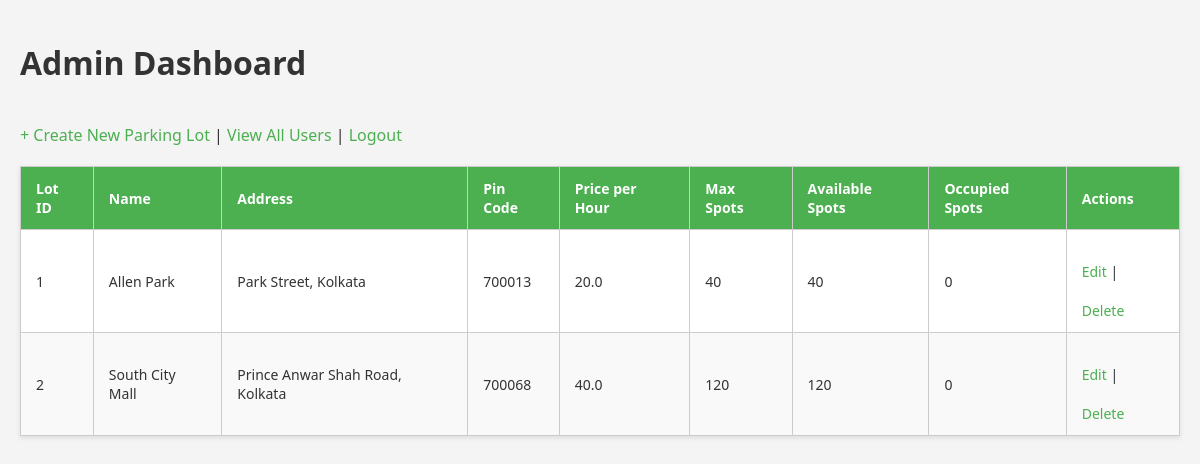
/admin/dashboard (signed in), run on the app's committed database.
### tables this page shows
CREATE TABLE Parking_lot (
    id INTEGER PRIMARY KEY AUTOINCREMENT,
    name TEXT NOT NULL,
    price_per_hour REAL NOT NULL,
    address TEXT,
    pin_code TEXT,
    max_spots INTEGER NOT NULL,
    created_at TIMESTAMP DEFAULT CURRENT_TIMESTAMP
);

### app.py (the view)
@app.route('/admin/dashboard')
def admin_dashboard():
    if session.get('role') != 'admin':
        return redirect('/login')
    conn = get_db_connection()
    lots = conn.execute('SELECT * FROM parking_lot').fetchall()
    spot_counts = {}
    for lot in lots:
        counts = conn.execute('''
            SELECT status, COUNT(*) as count FROM parking_spot
            WHERE lot_id = ?
            GROUP BY status
        ''', (lot['id'],)).fetchall()
        spot_counts[lot['id']] = {row['status']: row['count'] for row in counts}
    conn.close()
    return render_template('admin_dashboard.html', lots=lots, spot_counts=spot_counts)

### app.py (called while the page is built)
def get_db_connection():
    conn = sqlite3.connect('database/parking.db')
    conn.row_factory = sqlite3.Row
    return conn

### templates/admin_dashboard.html (shortened to what this page needs)
<!DOCTYPE html>
<html lang="en">
<head>
    <link rel="stylesheet" href="{{ url_for('static', filename='styles.css') }}" />
</head>
<body>
    <h1>Admin Dashboard</h1>
    <a href="{{ url_for('create_lot') }}">+ Create New Parking Lot</a> |
    <a href="{{ url_for('view_users') }}">View All Users</a> |
    <a href="{{ url_for('logout') }}">Logout</a>
    <table class="data-table">
        <thead>
            <tr>
                <th>Lot ID</th>
                <th>Name</th>
                <th>Address</th>
                <th>Pin Code</th>
                <th>Price per Hour</th>
                <th>Max Spots</th>
                <th>Available Spots</th>
                <th>Occupied Spots</th>
                <th>Actions</th>
            </tr>
        </thead>
        <tbody>
            {% for lot in lots %}
            <tr>
                <td>{{ lot['id'] }}</td>
                <td>{{ lot['name'] }}</td>
                <td>{{ lot['address'] }}</td>
                <td>{{ lot['pin_code'] }}</td>
                <td>{{ lot['price_per_hour'] }}</td>
                <td>{{ lot['max_spots'] }}</td>
                <td>{{ spot_counts[lot['id']].get('A', 0) }}</td>
                <td>{{ spot_counts[lot['id']].get('O', 0) }}</td>
                <td>
                    <a href="{{ url_for('edit_lot', lot_id=lot['id']) }}">Edit</a> |
                    <a href="{{ url_for('delete_lot', lot_id=lot['id']) }}" onclick="return confirm('Are you sure you want to delete this lot?')">Delete</a>
                </td>
            </tr>
            {% else %}
            <tr><td colspan="9">No parking lots found.</td></tr>
            {% endfor %}
        </tbody>
    </table>
</body>
</html>

### static/styles.css (style rules this page uses)
body { background-color: #f4f4f4; font-family: 'Segoe UI', Arial, sans-serif; margin: 0; padding: 20px; color: #333; }
h1, h2 { margin-bottom: 20px; color: #333; }
a { color: #4CAF50; text-decoration: none; margin-top: 20px; display: inline-block; }
table.data-table { width: 100%; border-collapse: collapse; margin-top: 20px; background: white; box-shadow: 0 2px 5px rgba(0,0,0,0.1); }
th, td { border: 1px solid #ccc; padding: 12px 15px; text-align: left; font-size: 14px; vertical-align: middle; }
th { background-color: #4CAF50; color: white; font-weight: 600; }
tbody tr:nth-child(even) { background-color: #f9f9f9; }

### data on the page
Parking_lot: id "1", name "Allen Park", address "Park Street, Kolkata", pin_code "700013", price_per_hour "20.0", max_spots "40", spot_counts "0"
Parking_lot: id "2", name "South City Mall", address "Prince Anwar Shah Road, Kolkata", pin_code "700068", price_per_hour "40.0", max_spots "120", spot_counts "0"
